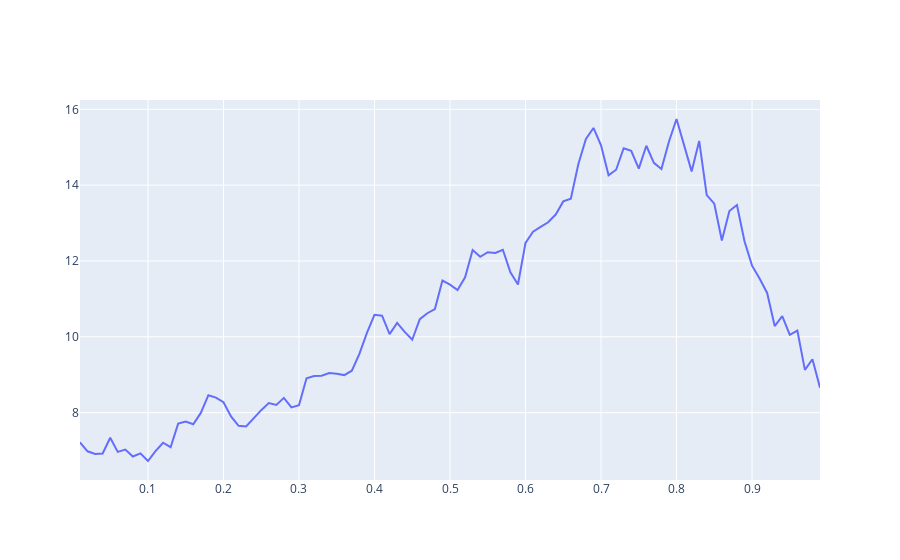
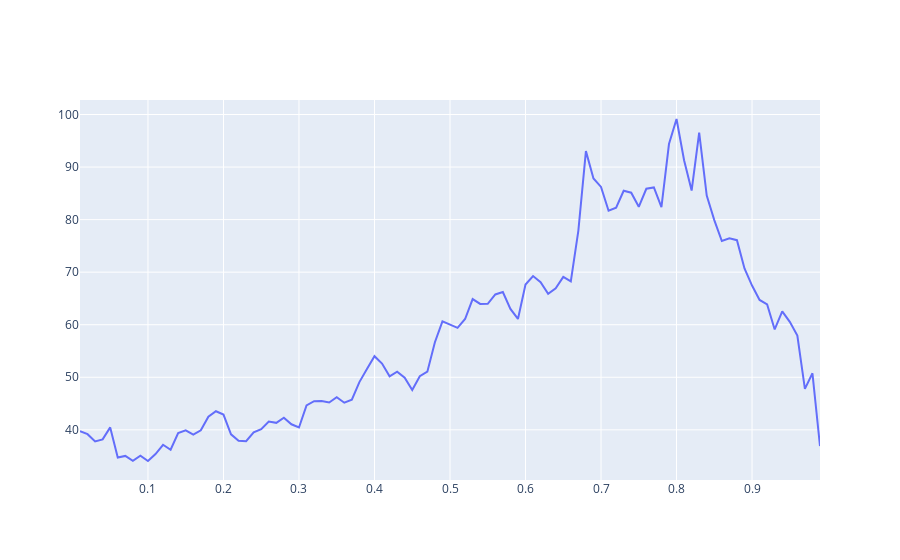

Notebook code cell kept with these figures, in order:
### Code cell
fig = go.Figure()
fig.add_trace(go.Scatter(x=opt_result['weight1'].tolist(), y=opt_result['cumul_return'].tolist(),
                                 mode='lines',
                                 name='cumulative'))

fig.show()

fig = go.Figure()
fig.add_trace(go.Scatter(x=opt_result['weight1'].tolist(), y=opt_result['return_mdd'].tolist(),
                                 mode='lines',
                                 name='cumulative'))

fig.show()
